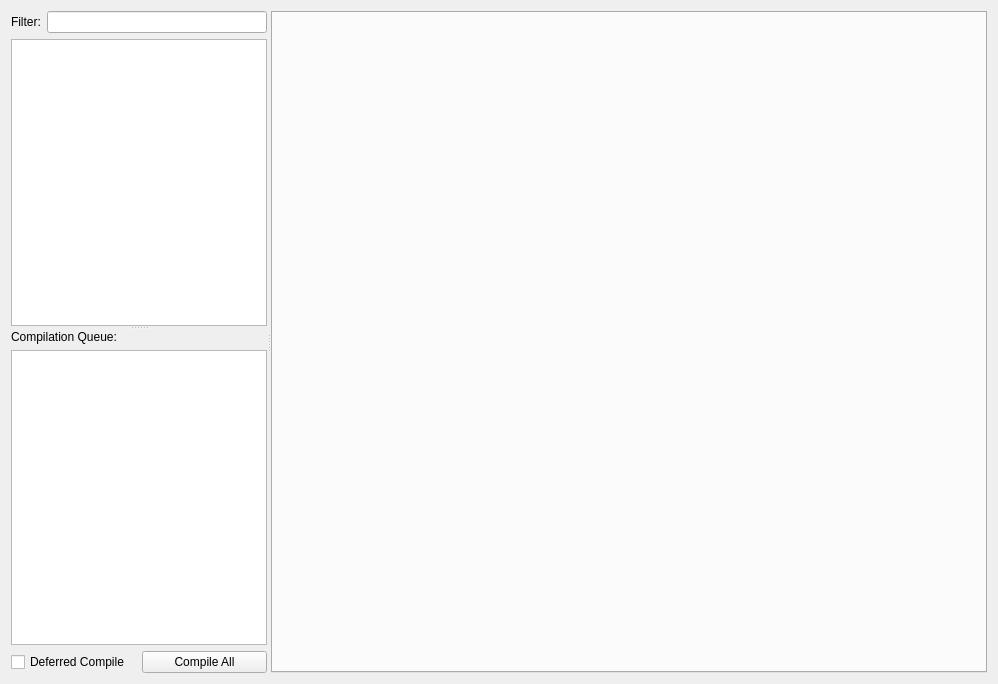
<?xml version="1.0" encoding="UTF-8"?>
<ui version="4.0">
 <class>ScriptManagerTab</class>
 <widget class="QWidget" name="ScriptManagerTab">
  <property name="geometry">
   <rect>
    <x>0</x>
    <y>0</y>
    <width>998</width>
    <height>684</height>
   </rect>
  </property>
  <property name="windowTitle">
   <string>Form</string>
  </property>
  <layout class="QHBoxLayout" name="horizontalLayout_2">
   <item>
    <widget class="QSplitter" name="splitter_2">
     <property name="orientation">
      <enum>Qt::Horizontal</enum>
     </property>
     <widget class="QSplitter" name="splitter">
      <property name="styleSheet">
       <string notr="true">QSplitter[orientation=&quot;2&quot;]::handle {
	border: 2px dashed black;
	margin: 1px 50px;
	min-height: 10px;
	max-height: 10px;
}</string>
      </property>
      <property name="orientation">
       <enum>Qt::Vertical</enum>
      </property>
      <property name="handleWidth">
       <number>4</number>
      </property>
      <widget class="QWidget" name="layoutWidget_3">
       <layout class="QVBoxLayout" name="verticalLayout_1" stretch="0,0">
        <property name="spacing">
         <number>6</number>
        </property>
        <property name="sizeConstraint">
         <enum>QLayout::SetDefaultConstraint</enum>
        </property>
        <property name="bottomMargin">
         <number>0</number>
        </property>
        <item>
         <layout class="QHBoxLayout" name="horizontalLayout_1">
          <item>
           <widget class="QLabel" name="labelFilter">
            <property name="sizePolicy">
             <sizepolicy hsizetype="Fixed" vsizetype="Fixed">
              <horstretch>0</horstretch>
              <verstretch>0</verstretch>
             </sizepolicy>
            </property>
            <property name="text">
             <string>Filter:</string>
            </property>
           </widget>
          </item>
          <item>
           <widget class="ClearableLineEdit" name="lineEditScriptFilter">
            <property name="sizePolicy">
             <sizepolicy hsizetype="Minimum" vsizetype="Fixed">
              <horstretch>0</horstretch>
              <verstretch>0</verstretch>
             </sizepolicy>
            </property>
           </widget>
          </item>
         </layout>
        </item>
        <item>
         <widget class="ScriptTreeView" name="treeViewScripts">
          <property name="sizePolicy">
           <sizepolicy hsizetype="Minimum" vsizetype="Expanding">
            <horstretch>0</horstretch>
            <verstretch>1</verstretch>
           </sizepolicy>
          </property>
          <property name="minimumSize">
           <size>
            <width>0</width>
            <height>0</height>
           </size>
          </property>
          <property name="rootIsDecorated">
           <bool>false</bool>
          </property>
          <property name="itemsExpandable">
           <bool>false</bool>
          </property>
          <property name="headerHidden">
           <bool>false</bool>
          </property>
          <property name="expandsOnDoubleClick">
           <bool>false</bool>
          </property>
          <attribute name="headerVisible">
           <bool>true</bool>
          </attribute>
         </widget>
        </item>
       </layout>
      </widget>
      <widget class="QWidget" name="layoutWidget">
       <layout class="QVBoxLayout" name="verticalLayout">
        <item>
         <widget class="QLabel" name="labelScriptCompilation">
          <property name="sizePolicy">
           <sizepolicy hsizetype="Fixed" vsizetype="Fixed">
            <horstretch>0</horstretch>
            <verstretch>0</verstretch>
           </sizepolicy>
          </property>
          <property name="text">
           <string>Compilation Queue:</string>
          </property>
         </widget>
        </item>
        <item>
         <widget class="ScriptCompileTreeView" name="treeViewScriptsCompile">
          <property name="sizePolicy">
           <sizepolicy hsizetype="Minimum" vsizetype="Expanding">
            <horstretch>0</horstretch>
            <verstretch>0</verstretch>
           </sizepolicy>
          </property>
          <property name="frameShape">
           <enum>QFrame::StyledPanel</enum>
          </property>
          <property name="rootIsDecorated">
           <bool>false</bool>
          </property>
          <property name="itemsExpandable">
           <bool>false</bool>
          </property>
          <property name="headerHidden">
           <bool>false</bool>
          </property>
          <property name="expandsOnDoubleClick">
           <bool>false</bool>
          </property>
          <attribute name="headerVisible">
           <bool>true</bool>
          </attribute>
         </widget>
        </item>
        <item>
         <layout class="QHBoxLayout" name="horizontalLayout">
          <item>
           <widget class="QCheckBox" name="checkBoxDeferredCompilation">
            <property name="sizePolicy">
             <sizepolicy hsizetype="Minimum" vsizetype="Fixed">
              <horstretch>0</horstretch>
              <verstretch>0</verstretch>
             </sizepolicy>
            </property>
            <property name="text">
             <string>Deferred Compile</string>
            </property>
           </widget>
          </item>
          <item>
           <widget class="QPushButton" name="pushButtonCompile">
            <property name="text">
             <string>Compile All</string>
            </property>
           </widget>
          </item>
         </layout>
        </item>
       </layout>
      </widget>
     </widget>
     <widget class="QTabWidget" name="tabWidgetScriptEditor">
      <property name="sizePolicy">
       <sizepolicy hsizetype="Expanding" vsizetype="Expanding">
        <horstretch>1</horstretch>
        <verstretch>0</verstretch>
       </sizepolicy>
      </property>
      <property name="tabsClosable">
       <bool>true</bool>
      </property>
     </widget>
    </widget>
   </item>
  </layout>
 </widget>
 <customwidgets>
  <customwidget>
   <class>ScriptTreeView</class>
   <extends>QTreeView</extends>
   <header>views/scripttreeview.h</header>
  </customwidget>
  <customwidget>
   <class>ScriptCompileTreeView</class>
   <extends>QTreeView</extends>
   <header>views/scriptcompiletreeview.h</header>
  </customwidget>
  <customwidget>
   <class>ClearableLineEdit</class>
   <extends>QLineEdit</extends>
   <header>widgets/clearablelineedit.h</header>
  </customwidget>
 </customwidgets>
 <resources/>
 <connections/>
</ui>
